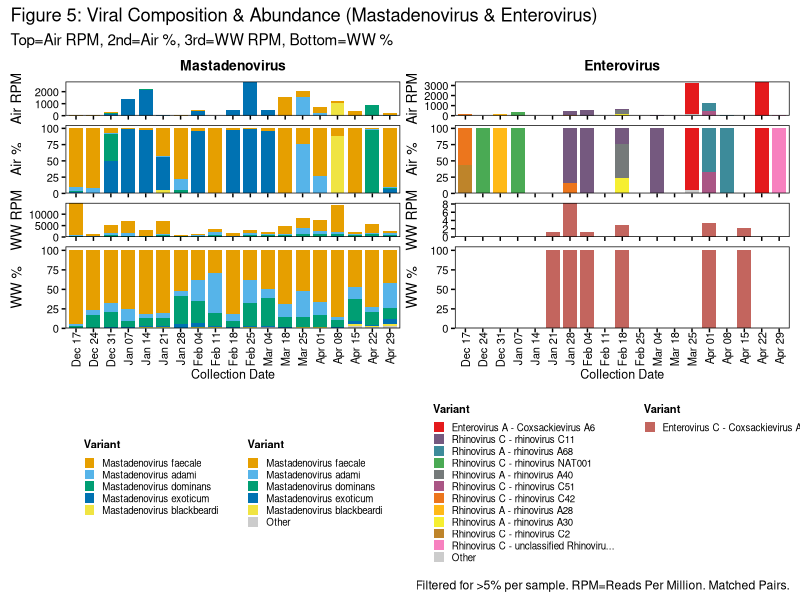
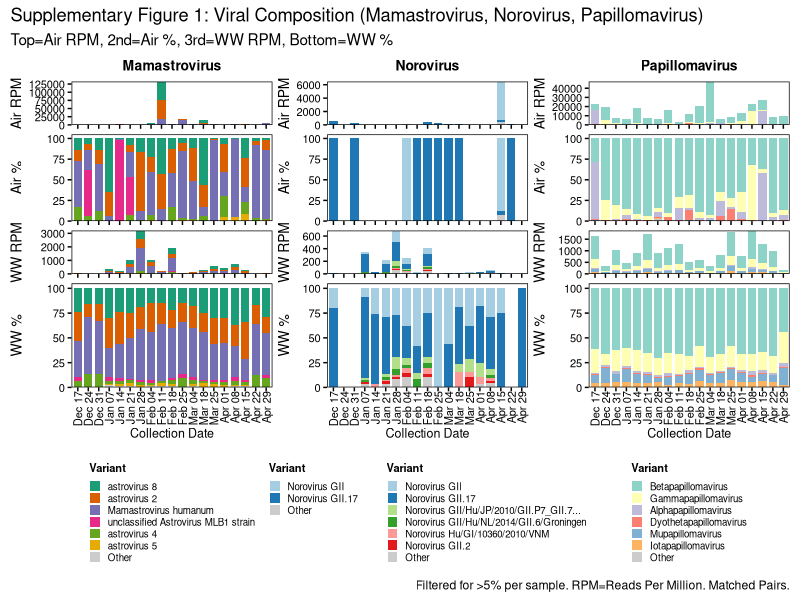
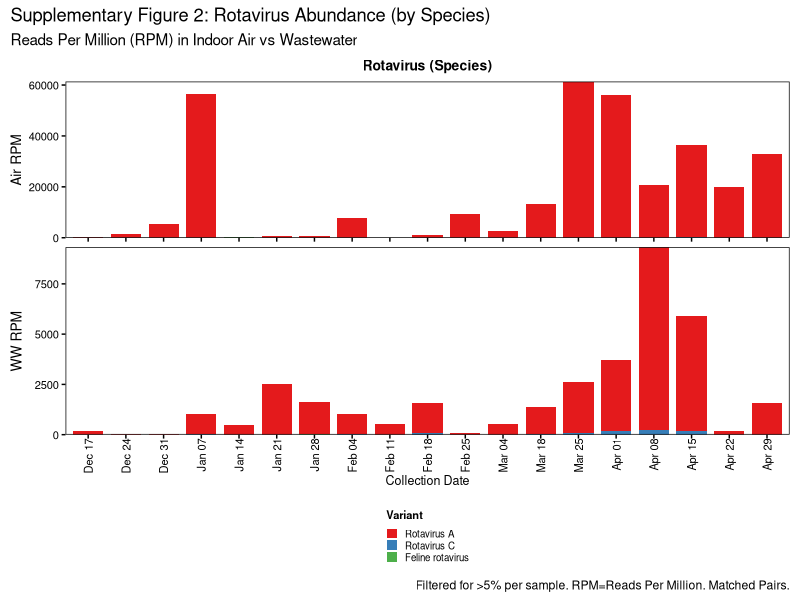

Source code (R) for these figures, in order:
#### Figure 5: Genus-specific Viral Composition ###
# Analyzes relative abundance and RPM for key genera: Mastadenovirus, Mamastrovirus, 
# Norovirus, Enterovirus, Rotavirus, and Papillomaviridae.

library(dplyr)
library(tidyr)
library(readr)
library(ggplot2)
library(stringr)
library(patchwork)
library(RColorBrewer)
library(viridis)

#### Data Loading ###

# Load filtered data and metadata
data_filtered <- read_csv("filtered_data/data_filtered_matched.csv", show_col_types = FALSE)
metadata_matched <- read_csv("data/metadata_matched.csv", show_col_types = FALSE)

# Prepare data for plotting
data_tsv <- data_filtered
metadata <- metadata_matched %>%
  filter(!is.na(sample_ID))

# Calculate RPM if missing
if (!"reads_per_million" %in% names(data_tsv)) {
  data_tsv <- data_tsv %>%
    mutate(
      reads_per_million = if_else(total_filtered_reads_in_sample > 0,
                                  (reads_aligned / total_filtered_reads_in_sample) * 1e6,
                                  0)
    )
}

data_filtered <- data_tsv

# ---- Metadata + matched pairs ----
metadata_dates <- metadata %>%
  mutate(
    sample_ID = trimws(sample_ID),
    date_parsed = as.Date(date, format = "%d/%m/%Y"),
    match = suppressWarnings(as.integer(match)),
    sample_type = ifelse(grepl("^SA_", sample_ID, ignore.case = TRUE), "Indoor Air", "Wastewater")
  ) %>%
  filter(!is.na(match))

# Identify pairs with both Air and WW samples
matched_pairs <- metadata_dates %>%
  group_by(match) %>%
  summarise(
    has_air = any(sample_type == "Indoor Air"),
    has_ww = any(sample_type == "Wastewater"),
    .groups = "drop"
  ) %>%
  filter(has_air & has_ww) %>%
  pull(match)

# Filter metadata to strictly matched pairs
metadata_matched <- metadata_dates %>%
  filter(match %in% matched_pairs)

# Join virus data with strict metadata
# Note: Cleaning metadata columns from data first to avoid duplication conflicts
data_matched <- data_filtered %>%
  select(-any_of(c("match", "date_parsed", "sample_type"))) %>%
  inner_join(metadata_matched %>% select(sample_ID, match, date_parsed, sample_type),
             by = "sample_ID")

# Ensure match column is integer
data_matched$match <- as.integer(data_matched$match)

# ---- Select target genera / families ----
target_genera_list <- c("Mastadenovirus", "Mamastrovirus", "Norovirus", "Enterovirus", "Rotavirus")
target_family_papillo <- "Papillomaviridae"

data_targets <- data_matched %>%
  filter(genus %in% target_genera_list | family == target_family_papillo | str_detect(genus, "apillomavirus")) %>%
  # Remove any Porcine species
  filter(!str_detect(species, regex("Porcine", ignore_case = TRUE))) %>%
  mutate(
    group_key = case_when(
      genus == "Mastadenovirus" ~ "Mastadenovirus",
      genus == "Mamastrovirus" ~ "Mamastrovirus",
      genus == "Norovirus" ~ "Norovirus",
      genus == "Enterovirus" ~ "Enterovirus",
      genus == "Rotavirus" ~ "Rotavirus",
      family == "Papillomaviridae" | str_detect(genus, "apillomavirus") ~ "Papillomavirus",
      TRUE ~ "Other"
    )
  )

# ---- Aggregation Logic ----

# Helper to determine grouping column
get_grouping_col <- function(g_key, available_cols) {
  # Default priority: Species
  col_name <- "species"
  
  has_strain <- "strain" %in% available_cols
  
  if (g_key %in% c("Norovirus", "Mamastrovirus", "Rotavirus")) {
    if (has_strain) col_name <- "strain"
  } else if (g_key == "Papillomavirus") {
    col_name <- "genus"
  } else if (g_key == "Enterovirus") {
    # "Use both" -> Composite key if strain exists
    if (has_strain) col_name <- "both" 
  }
  
  return(col_name)
}

# Add 'strain' placeholder if missing (so code doesn't break, using species as fallback)
real_strain_exists <- "strain" %in% names(data_targets)
if (!real_strain_exists) {
  data_targets$strain <- data_targets$species
}

# Create composite column for Enterovirus logic
# Avoid redundant "Species - Species" if strain is missing or identical
data_targets <- data_targets %>%
  mutate(
    species_strain = if_else(species == strain, species, paste(species, strain, sep = " - "))
  )

agg_list <- list()

for (g in unique(data_targets$group_key)) {
  
  # Determine which column to use based on key
  col_name <- "species"
  
  if (g %in% c("Norovirus", "Mamastrovirus")) {
    # Prefer strain if available (or if we populated it as fallback)
    col_name <- "strain"
  } else if (g == "Papillomavirus") {
    col_name <- "genus"
  } else if (g == "Enterovirus") {
    # Use composite
    col_name <- "species_strain"
  }
  
  # Group and aggregate
  sub_agg <- data_targets %>%
    filter(group_key == g) %>%
    # Rename target column to generic 'variant_label' for plotting
    rename(variant_label = !!sym(col_name))
  
  # Special fix for Astrovirus 1 variants (e.g. Beijing)
  if (g == "Mamastrovirus") {
    sub_agg <- sub_agg %>%
      mutate(variant_label = if_else(str_detect(variant_label, "strovirus 1"), "Human astrovirus 1", variant_label))
  }

  # ---- Harmonize Viral Taxonomy ----
  # Rename specific variants to distinct species names (e.g., Mastadenovirus, Norovirus)
  sub_agg <- sub_agg %>%
    mutate(variant_label = case_when(
      str_detect(variant_label, "Human mastadenovirus A") ~ "Mastadenovirus adami",
      str_detect(variant_label, "Human mastadenovirus B") ~ "Mastadenovirus blackbeardi",
      str_detect(variant_label, "Human mastadenovirus C") ~ "Mastadenovirus caesari",
      str_detect(variant_label, "Human mastadenovirus D") ~ "Mastadenovirus dominans",
      str_detect(variant_label, "Human mastadenovirus E") ~ "Mastadenovirus exoticum",
      str_detect(variant_label, "Human mastadenovirus F") ~ "Mastadenovirus faecale",
      str_detect(variant_label, "Human astrovirus 1|Mamastrovirus 1") ~ "Mamastrovirus humanum",
      str_detect(variant_label, "Norwalk virus") ~ "Norovirus norwalkense",
      TRUE ~ variant_label
    ))

  # Aggregate counts by sample and variant
  sub_agg <- sub_agg %>%
    group_by(sample_ID, match, sample_type, group_key, variant_label) %>%
    summarise(
      reads = sum(reads_aligned, na.rm = TRUE),
      rpm = sum(reads_per_million, na.rm = TRUE),
      .groups = "drop"
    )
  
  agg_list[[g]] <- sub_agg
}

# Combine all genus data and calculate relative abundance
agg_data <- bind_rows(agg_list) %>%
  group_by(sample_ID, group_key) %>%
  mutate(rel_abundance = reads / sum(reads) * 100) %>%
  ungroup()

# ---- Filter Low Abundance Variants ----
# Identify major variants (>5% abundance in at least one sample)
major_variants <- agg_data %>%
  group_by(group_key, variant_label) %>%
  summarise(max_val = max(rel_abundance, na.rm = TRUE), .groups = "drop") %>%
  filter(max_val > 5)

# Group minor variants as "Other" and re-aggregate
agg_data <- agg_data %>%
  mutate(
    variant_final = if_else(
      paste(group_key, variant_label) %in% paste(major_variants$group_key, major_variants$variant_label),
      variant_label,
      "Other"
    )
  ) %>%
  group_by(sample_ID, match, sample_type, group_key, variant_final) %>%
  summarise(
    reads = sum(reads, na.rm = TRUE),
    rpm = sum(rpm, na.rm = TRUE),
    rel_abundance = sum(rel_abundance, na.rm = TRUE), 
    .groups = "drop"
  ) %>%
  rename(variant_label = variant_final)

# ---- Plotting Functions ----

plot_theme_base <- theme_minimal(base_size = 10) +
  theme(
    text = element_text(color = "black"),
    axis.text = element_text(color = "black"),
    axis.title = element_text(color = "black"),
    plot.title = element_text(color = "black", size = 10, face = "bold", hjust = 0.5),
    legend.text = element_text(color = "black", size = 7),
    legend.title = element_text(color = "black", size = 8, face = "bold"),
    
    panel.border = element_rect(color = "black", fill = NA, linewidth = 0.5),
    panel.grid = element_blank(), 
    axis.text.x = element_blank(),
    axis.title.x = element_blank(),
    strip.text = element_blank(),
    legend.position = "bottom",
    legend.justification = "center",
    legend.key.size = unit(0.3, "cm"),
    axis.ticks = element_line(color = "black", linewidth = 0.5),
    axis.ticks.length = unit(0.1, "cm"),
    plot.margin = margin(2, 2, 2, 2)
  )

# Prepare x-axis labels: Map Match ID -> Date
match_date_map <- metadata_matched %>%
  filter(sample_type == "Indoor Air") %>%
  select(match, date_parsed) %>%
  distinct() %>%
  arrange(match) %>%
  mutate(date_label = format(date_parsed, "%b %d"))

match_levels <- match_date_map$match
match_labels <- match_date_map$date_label

# Define Genus-specific color palettes
col_palettes <- list(
  "Mastadenovirus" = c("#E69F00", "#56B4E9", "#009E73","#0072B2", "#F0E442", "#D55E00", "#CC79A7", "#661100", "#882255", "#332288"),
  "Mamastrovirus" = brewer.pal(8, "Dark2"),
  "Norovirus" = brewer.pal(8, "Paired"),
  "Enterovirus" = brewer.pal(8, "Set1"),
  "Papillomavirus" = brewer.pal(10, "Set3"),
  "Rotavirus" = c("#E41A1C", "#377EB8", "#4DAF4A")
)

make_genus_column <- function(g_key, genus_title, only_rpm = FALSE) {
  df_sub <- agg_data %>% filter(group_key == g_key)
  
  if(nrow(df_sub) == 0) return(NULL)
  
  # Clean labels for legend
  df_sub <- df_sub %>%
    mutate(variant_clean = str_replace(variant_label, "Human ", "")) %>%
    mutate(variant_clean = str_trunc(variant_clean, 40))
  
  # Order factors by read count
  var_summ <- df_sub %>%
    group_by(variant_clean) %>%
    summarise(total = sum(reads)) %>%
    arrange(desc(total))
  
  non_other <- var_summ %>% filter(variant_clean != "Other") %>% pull(variant_clean)
  has_other <- "Other" %in% var_summ$variant_clean
  final_levels <- if(has_other) c(non_other, "Other") else non_other
  df_sub$variant_clean <- factor(df_sub$variant_clean, levels = final_levels)
  
  # Assign colors dynamically
  base_pal <- col_palettes[[g_key]]
  if(is.null(base_pal)) base_pal <- brewer.pal(8, "Set3")
  
  if(has_other) {
    n_colors_needed <- length(non_other)
    if(n_colors_needed > 0) {
      if (n_colors_needed > length(base_pal)) main_colors <- colorRampPalette(base_pal)(n_colors_needed)
      else main_colors <- base_pal[1:n_colors_needed]
    } else main_colors <- c()
    my_colors <- c(main_colors, "grey80")
    names(my_colors) <- c(non_other, "Other")
  } else {
    n_vars <- length(final_levels)
    if (n_vars > length(base_pal)) my_colors <- colorRampPalette(base_pal)(n_vars)
    else my_colors <- base_pal[1:n_vars]
    names(my_colors) <- final_levels
  }
  
  # Helper for single panel plot
  make_panel <- function(data, y_col, y_lab, limits = NULL, show_x = FALSE, plot_title = NULL) {
    p <- ggplot(data, aes(x = factor(match, levels = match_levels), y = !!sym(y_col), fill = variant_clean)) +
      geom_col(width = 0.8) +
      scale_fill_manual(values = my_colors, name = "Variant") +
      scale_x_discrete(labels = match_labels, drop = FALSE) +
      scale_y_continuous(expand = c(0,0), limits = limits) +
      labs(y = y_lab, title = plot_title) +
      plot_theme_base
    
    if(show_x) {
      p <- p + theme(
        axis.text.x = element_text(angle = 90, vjust = 0.5, hjust = 1, size = 8, color = "black"),
        axis.title.x = element_text(size = 9, color = "black")
      ) + labs(x = "Collection Date")
    }
    return(p)
  }
  
  # Split data
  df_air <- df_sub %>% filter(sample_type == "Indoor Air")
  df_ww <- df_sub %>% filter(sample_type == "Wastewater")
  
  # Generate Panels
  p1 <- make_panel(df_air, "rpm", "Air RPM", plot_title = genus_title)
  p3 <- make_panel(df_ww, "rpm", "WW RPM", show_x = only_rpm)
  
  if (only_rpm) {
    return(
      (p1 / p3) + 
      plot_layout(guides = 'collect', heights = c(1, 1.2)) &
      theme(legend.position = "bottom", legend.direction = "vertical")
    )
  }
  
  p2 <- make_panel(df_air, "rel_abundance", "Air %", limits = c(0, 105))
  p4 <- make_panel(df_ww, "rel_abundance", "WW %", limits = c(0, 105), show_x = TRUE)
  
  # Return combined plot column
  (p1 / p2 / p3 / p4) + 
    plot_layout(guides = 'collect', heights = c(0.5, 1, 0.5, 1.2)) &
    theme(legend.position = "bottom", legend.direction = "vertical")
}

# Generate columns
c_adeno <- make_genus_column("Mastadenovirus", "Mastadenovirus")
c_astro <- make_genus_column("Mamastrovirus", "Mamastrovirus")
c_noro <- make_genus_column("Norovirus", "Norovirus")
c_entero <- make_genus_column("Enterovirus", "Enterovirus")
c_pap <- make_genus_column("Papillomavirus", "Papillomavirus")
c_rota <- make_genus_column("Rotavirus", "Rotavirus (Species)", only_rpm = TRUE) # RPM only

# Define groupings
main_genera <- list(c_adeno, c_entero)
supp_genera <- list(c_astro, c_noro, c_pap)
supp_rota <- list(c_rota)

# Filter NULLs in case data is missing
main_genera <- main_genera[!sapply(main_genera, is.null)]
supp_genera <- supp_genera[!sapply(supp_genera, is.null)]
supp_rota <- supp_rota[!sapply(supp_rota, is.null)]

if (length(main_genera) == 0 && length(supp_genera) == 0 && length(supp_rota) == 0) {
  stop("No data found for any target genus.")
}

# ---- Main Figure (Mastadenovirus + Enterovirus) ----
if (length(main_genera) > 0) {
  fig_main <- wrap_plots(main_genera, nrow = 1) +
    plot_annotation(
      title = "Figure 5: Viral Composition & Abundance (Mastadenovirus & Enterovirus)",
      subtitle = "Top=Air RPM, 2nd=Air %, 3rd=WW RPM, Bottom=WW %",
      caption = "Filtered for >5% per sample. RPM=Reads Per Million. Matched Pairs.",
      theme = theme(text = element_text(color = "black"))
    )
  
  print(fig_main)
}

# ---- Supplementary Figure 1 (Others) ----
if (length(supp_genera) > 0) {
  fig_supp <- wrap_plots(supp_genera, nrow = 1) +
    plot_annotation(
      title = "Supplementary Figure 1: Viral Composition (Mamastrovirus, Norovirus, Papillomavirus)",
      subtitle = "Top=Air RPM, 2nd=Air %, 3rd=WW RPM, Bottom=WW %",
      caption = "Filtered for >5% per sample. RPM=Reads Per Million. Matched Pairs.",
      theme = theme(text = element_text(color = "black"))
    )
  
  print(fig_supp)
}

# ---- Supplementary Figure 2 (Rotavirus) ----
if (length(supp_rota) > 0) {
  fig_supp2 <- wrap_plots(supp_rota, nrow = 1) +
    plot_annotation(
      title = "Supplementary Figure 2: Rotavirus Abundance (by Species)",
      subtitle = "Reads Per Million (RPM) in Indoor Air vs Wastewater",
      caption = "Filtered for >5% per sample. RPM=Reads Per Million. Matched Pairs.",
      theme = theme(text = element_text(color = "black"))
    )
  
  print(fig_supp2)
}
